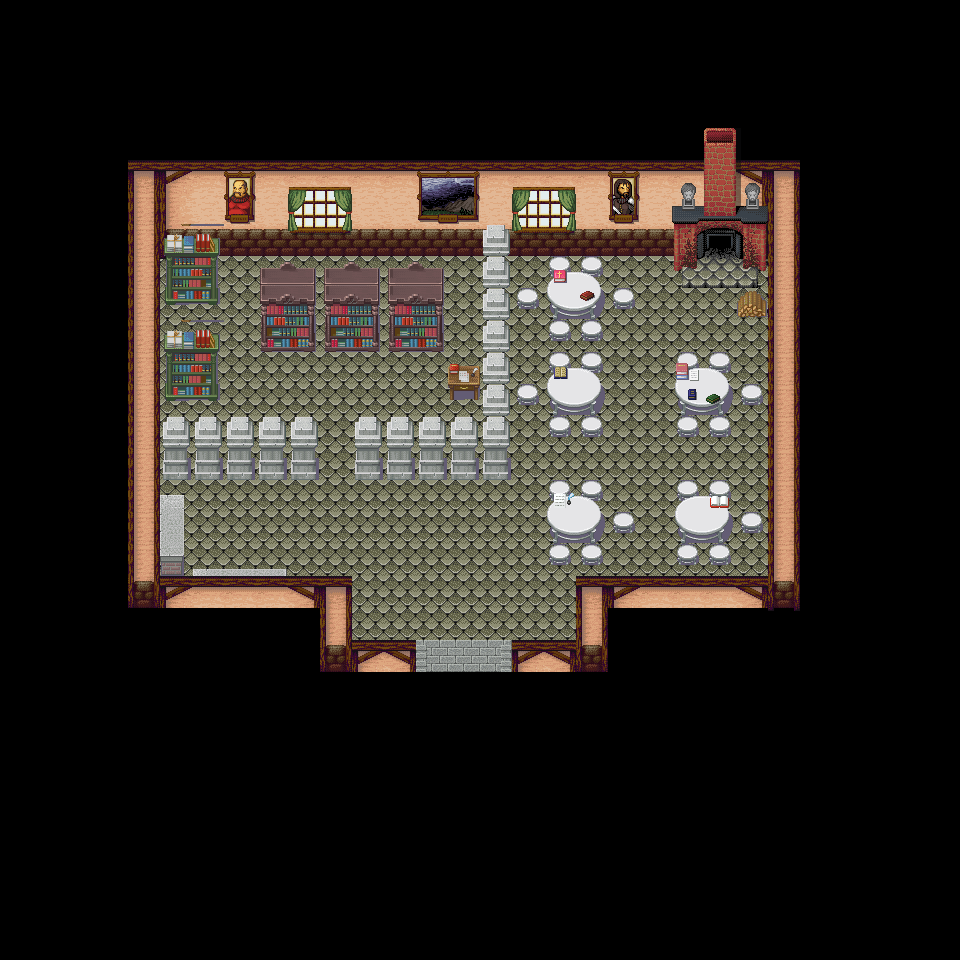

A level layout from a 2D game, rendered from its tile map. Below: a short description, then the map file with tile-grid data replaced by summaries:
An orthogonal 30x30 tile map with 32x32 px tiles, 12 tile layers (Terrain, Terrain2, Terrain3, Escenario, ...), 8 tilesets and 29 objects (2x NPCPlayer, clavLevelEntity).

<map version="1.0" orientation="orthogonal" renderorder="right-down" width="30" height="30" tilewidth="32" tileheight="32" backgroundcolor="#000000" nextobjectid="110">
 <properties>
  <property name="z" value="1" />
 </properties>
 <tileset firstgid="1" name="building_interior_objects_01" tilewidth="32" tileheight="32">
  <image source="tileset/building_interior_objects_01.png" width="512" height="512" />
 </tileset>
 <tileset firstgid="257" name="mountain_house_interior" tilewidth="32" tileheight="32">
  <image source="tileset/mountain_house_interior.png" width="512" height="512" />
 </tileset>
 <tileset firstgid="513" name="Inq XP MI- Medieval Indoors" tilewidth="32" tileheight="32">
  <image source="tileset/Inq XP MI- Medieval Indoors.png" width="256" height="8704" />
 </tileset>
 <tileset firstgid="2689" name="supertileset" tilewidth="32" tileheight="32">
  <image source="tileset/supertileset.png" width="256" height="29000" />
 </tileset>
 <tileset firstgid="9937" name="tileset_1_rpgmaker_xp_by_mataraelfay-d4hnete" tilewidth="32" tileheight="32">
  <image source="tileset/tileset_1_rpgmaker_xp_by_mataraelfay-d4hnete.png" width="256" height="6000" />
 </tileset>
 <tileset firstgid="11433" name="tileset_2_rpg_maker_xp_by_mataraelfay-d4hnexf" tilewidth="32" tileheight="32">
  <image source="tileset/tileset_2_rpg_maker_xp_by_mataraelfay-d4hnexf.png" width="256" height="7000" />
 </tileset>
 <tileset firstgid="13177" name="RPGmakerXPMegaTilesetByLmnopguy7" tilewidth="32" tileheight="32">
  <image source="tileset/LicDesc/RPGmakerXPMegaTilesetByLmnopguy7.png" width="256" height="15300" />
 </tileset>
 <tileset firstgid="17001" name="tilemap" tilewidth="32" tileheight="32">
  <image source="tileset/tilemap.png" width="512" height="544" />
 </tileset>
 <layer name="Terrain" width="30" height="30">
  <properties>
   <property name="z" value="1" />
  </properties>
  <data>[900 cells, 207 non-empty, 4 distinct tile ids]</data>
 </layer>
 <layer name="Terrain2" width="30" height="30">
  <properties>
   <property name="z" value="2" />
  </properties>
  <data>[900 cells, 118 non-empty, 16 distinct tile ids]</data>
 </layer>
 <layer name="Terrain3" width="30" height="30">
  <properties>
   <property name="z" value="2" />
  </properties>
  <data>[900 cells, 0 non-empty, 0 distinct tile ids]</data>
 </layer>
 <layer name="Escenario" width="30" height="30">
  <properties>
   <property name="z" value="3" />
  </properties>
  <data>[900 cells, 98 non-empty, 48 distinct tile ids]</data>
 </layer>
 <layer name="Escenario2" width="30" height="30">
  <properties>
   <property name="z" value="4" />
  </properties>
  <data>[900 cells, 2 non-empty, 2 distinct tile ids]</data>
 </layer>
 <layer name="Terrain4" width="30" height="30">
  <properties>
   <property name="z" value="5" />
  </properties>
  <data>[900 cells, 0 non-empty, 0 distinct tile ids]</data>
 </layer>
 <objectgroup color="#ff0000" name="NPCs">
  <properties>
   <property name="z" value="6" />
  </properties>
  <object id="102" name="NPCPlayer" x="579" y="357" width="29" height="25">
   <properties>
    <property name="nombre" value="libro" />
   </properties>
  </object>
  <object id="103" name="NPCPlayer" x="450" y="482" width="32" height="33">
   <properties>
    <property name="nombre" value="sraBibliotecaria" />
   </properties>
  </object>
 </objectgroup>
 <layer name="Techos" width="30" height="30">
  <properties>
   <property name="z" value="7" />
  </properties>
  <data>[900 cells, 0 non-empty, 0 distinct tile ids]</data>
 </layer>
 <layer name="Terrain5" width="30" height="30">
  <properties>
   <property name="z" value="8" />
  </properties>
  <data>[900 cells, 0 non-empty, 0 distinct tile ids]</data>
 </layer>
 <layer name="Techos2" width="30" height="30">
  <properties>
   <property name="z" value="9" />
  </properties>
  <data>[900 cells, 0 non-empty, 0 distinct tile ids]</data>
 </layer>
 <layer name="Escenario3" width="30" height="30">
  <properties>
   <property name="z" value="10" />
  </properties>
  <data>[900 cells, 38 non-empty, 12 distinct tile ids]</data>
 </layer>
 <layer name="Escenario4" width="30" height="30">
  <properties>
   <property name="z" value="11" />
  </properties>
  <data>[900 cells, 10 non-empty, 8 distinct tile ids]</data>
 </layer>
 <layer name="Escenario5" width="30" height="30">
  <properties>
   <property name="z" value="12" />
  </properties>
  <data>[900 cells, 0 non-empty, 0 distinct tile ids]</data>
 </layer>
 <objectgroup color="#02faea" name="Triggers">
  <object id="64" name="clavLevelEntity" x="416" y="640" width="96" height="32">
   <properties>
    <property name="duration" value="250" />
    <property name="fade" value="#000000" />
    <property name="spawn" value="out_biblioteca" />
    <property name="to" value="ciudad" />
   </properties>
  </object>
 </objectgroup>
 <objectgroup name="collision">
  <object id="67" x="128" y="160" width="32" height="448" />
  <object id="68" x="160" y="576" width="192" height="32" />
  <object id="69" x="320" y="608" width="32" height="64" />
  <object id="71" x="352" y="640" width="64" height="32" />
  <object id="72" x="512" y="640" width="96" height="32" />
  <object id="73" x="576" y="576" width="32" height="64" />
  <object id="74" x="608" y="576" width="160" height="32" />
  <object id="75" x="768" y="160" width="32" height="448" />
  <object id="76" x="672" y="160" width="96" height="128" />
  <object id="77" x="736" y="288" width="32" height="32" />
  <object id="79" x="160" y="160" width="512" height="96" />
  <object id="80" x="480" y="256" width="32" height="224" />
  <object id="81" x="352" y="448" width="128" height="32" />
  <object id="82" x="160" y="448" width="160" height="32" />
  <object id="83" x="544" y="512" width="64" height="32" />
  <object id="84" x="672" y="512" width="64" height="32" />
  <object id="85" x="672" y="384" width="64" height="32" />
  <object id="86" x="544" y="384" width="64" height="32" />
  <object id="87" x="544" y="288" width="64" height="32" />
  <object id="88" x="448" y="384" width="32" height="12.6667" />
  <object id="91" x="256" y="320" width="192" height="32" />
  <object id="104" x="160" y="512" width="32" height="64" />
  <object id="105" x="192" y="576" width="96" />
  <object id="108" x="166.667" y="275" width="50" height="27.3333" />
  <object id="109" x="167" y="374.333" width="49.6667" height="24" />
 </objectgroup>
 <objectgroup color="#ffd100" name="Spawns">
  <object id="63" x="448" y="576" width="32" height="32">
   <properties>
    <property name="direction" value="run-up" />
    <property name="spawn" value="in" />
   </properties>
  </object>
 </objectgroup>
</map>
